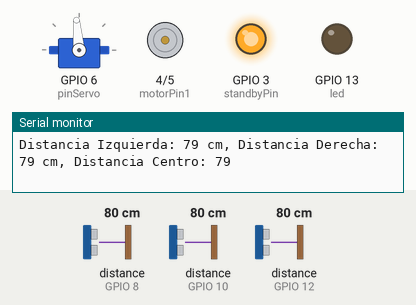
This sketch was run on a simulated ESP32-S3. Shown: servo, motor-driver pin pairs drawn as motors (green arrow = first pin HIGH = forward, orange = second pin HIGH = backward, longer = more drive, scaled by the enable pin, stopped while the standby pin is LOW), output pins drawn as LEDs (lit = HIGH), the last lines printed to the serial monitor. Wiring (inferred from the names in the program): 3 × ultrasonic range finder: trigger GPIO 7, echo GPIO 8 / trigger GPIO 9, echo GPIO 10 / trigger GPIO 11, echo GPIO 12. The test bench sets the inputs (shaded band); at power-on: distance to the obstacle (sensors on GPIO 8, GPIO 12, GPIO 10) 80 cm. The echo pulse lasts 58.3 µs per cm; pins used as bus, display or sensor lines are not drawn.

Above: at 1.8 s.
1.9 s: distance to the obstacle (sensor on GPIO 8) set to 39 cm
4.9 s: distance to the obstacle (sensor on GPIO 8) set to 33 cm
At 5.3 s:
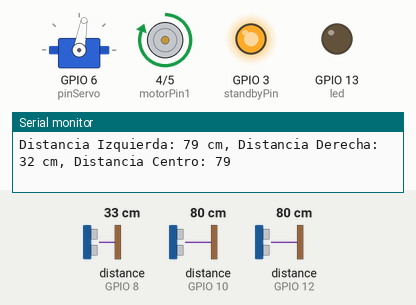
6.4 s: distance to the obstacle (sensor on GPIO 12) set to 38 cm
9.4 s: distance to the obstacle (sensor on GPIO 12) set to 32 cm
At 10.3 s:
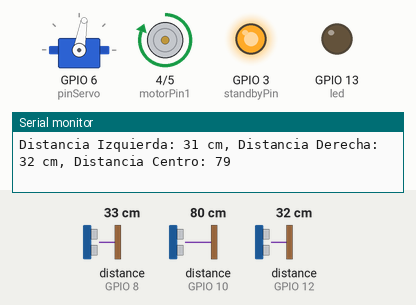
12.4 s: distance to the obstacle (sensor on GPIO 8) set to 120 cm
At 12.8 s:
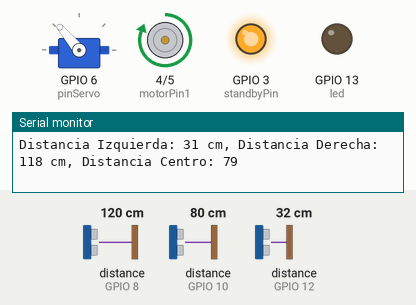
15.4 s: distance to the obstacle (sensor on GPIO 10) set to 4 cm
17.8 s: distance to the obstacle (sensor on GPIO 10) set to 2 cm
At 18.6 s:
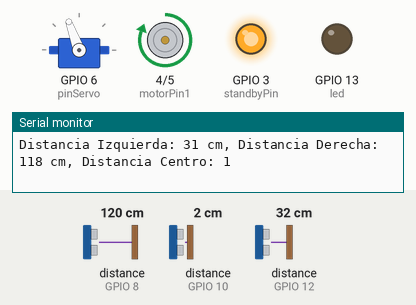
Timing chart, 0 to 20.8 s (numbered marks = the images above; inputs shaded):
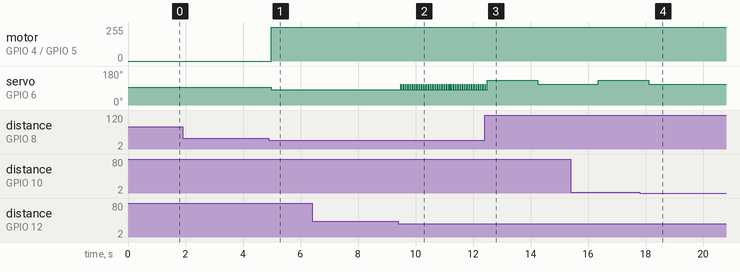

Measured:
- the behaviour switches between 36 and 35 cm on distance to the obstacle (sensor on GPIO 8) (found by bisection; images 0 and 1)
- the behaviour switches between 36 and 35 cm on distance to the obstacle (sensor on GPIO 12) (found by bisection; images 1 and 2)
- the behaviour switches between 3 and 2 cm on distance to the obstacle (sensor on GPIO 10) (found by bisection; images 3 and 4)
- after the input at 4.9 s, motor on GPIO 4 (motorPin1) / GPIO 5 (motorPin2): stopped → forward 255/255 after 0.08 s; servo on GPIO 6 (pinServo): 95° → 80° after 0.08 s
- after the input at 9.4 s, servo on GPIO 6 (pinServo): alternates 110° for 0.01 s and 80° for 0.07 s, starting after 0.09 s
- after the input at 17.8 s, servo on GPIO 6 (pinServo): goes on until 18.1 s, then stays 110°

The sketch:

previous_car_open_challenge.ino
```cpp
// Library for using the servo motor on the Arduino Nano ESP32
#include <ESP32Servo.h> // This library provides an interface to control servo motors with ESP32-based boards.

// The 3 ultrasonic sensors pin declaration
// Left ultrasonic sensor pins
const int trigIzquierdo = 11; // Trigger pin for the left ultrasonic sensor
const int echoIzquierdo = 12; // Echo pin for the left ultrasonic sensor

// Center ultrasonic sensor pins
const int trigCentro = 9; // Trigger pin for the center ultrasonic sensor
const int echoCentro = 10; // Echo pin for the center ultrasonic sensor

// Right ultrasonic sensor pins
const int trigDerecho = 7; // Trigger pin for the right ultrasonic sensor
const int echoDerecho = 8; // Echo pin for the right ultrasonic sensor

// LED pin (indicated with a question mark "quejesto???", possibly for debugging or signaling)
const int led = 13; // Pin connected to an LED, likely used to indicate a specific event or condition

// TB6612 motor driver pins
const int motorPin1 = 4; // Pin connected to IN1 of the TB6612 motor driver
const int motorPin2 = 5; // Pin connected to IN2 of the TB6612 motor driver
const int enablePin = 2; // PWM pin to control motor speed
const int standbyPin = 3; // STBY pin to activate/deactivate the motor driver

// Servo and its angles
Servo servoDireccion; // Declares the servo motor as "servoDireccion"
const int pinServo = 6; // Pin where the servo motor is connected
const int anguloIzquierda = 60; // Angle for turning the servo to the left
const int anguloCentro = 95; // Center angle of the servo (neutral position)
const int anguloDerecha = 130; // Angle for turning the servo to the right

// Variable to store the lane number, initialized to 0
int carril = 0;

// Variable for detecting curves, initialized to 0
int curva = 0;

unsigned long tiempoUltimaAccion = 0; // Stores the time of the last action
const long bloqueoTiempo = 2000; // Time block for 2 seconds to avoid frequent actions

// Variables for storing the distances measured by each ultrasonic sensor
long distanciaIzquierdo;
long distanciaCentro;
long distanciaDerecho;

// Function to measure distance using an ultrasonic sensor
long medirDistancia(int trigPin, int echoPin) {
  // Send out a pulse
  digitalWrite(trigPin, LOW);
  delayMicroseconds(2);
  digitalWrite(trigPin, HIGH);
  delayMicroseconds(10);
  digitalWrite(trigPin, LOW);

  // Measure the duration of the echo pulse
  long duracion = pulseIn(echoPin, HIGH);

  // Convert the duration into distance (in centimeters)
  long distancia = duracion * 0.034 / 2;

  return distancia;
}


// Function to make the motor move forward
void avanzar(int velocidad) {
  digitalWrite(motorPin1, HIGH); // Set IN1 to high
  digitalWrite(motorPin2, LOW);  // Set IN2 to low
  analogWrite(enablePin, velocidad); // Apply the speed using PWM
}

// Function to stop the motor
void detenerMotor() {
  digitalWrite(motorPin1, LOW); // Set both IN1 and IN2 to low to stop the motor
  digitalWrite(motorPin2, LOW);
  analogWrite(enablePin, 0); // Stop the PWM signal
}

// Function executed once at the beginning
void setup() {
  // Initialize serial communication at a baud rate of 9600
  Serial.begin(9600);
  delay(500); // Short delay to ensure serial communication is ready

  // Set the pins for the ultrasonic sensors
  pinMode(trigIzquierdo, OUTPUT);
  pinMode(echoIzquierdo, INPUT);
  pinMode(trigCentro, OUTPUT);
  pinMode(echoCentro, INPUT);
  pinMode(trigDerecho, OUTPUT);
  pinMode(echoDerecho, INPUT);

  // Set the motor and standby pins
  pinMode(motorPin1, OUTPUT);
  pinMode(motorPin2, OUTPUT);
  pinMode(enablePin, OUTPUT);
  pinMode(standbyPin, OUTPUT);
  pinMode(led, OUTPUT); // Set the LED pin

  // Activate the motor driver (take it out of standby mode)
  digitalWrite(standbyPin, HIGH);

  // Attach and initialize the servo motor
  servoDireccion.attach(pinServo);
  servoDireccion.write(anguloCentro); // Start the servo in the center position

  // Measure distances from all ultrasonic sensors
  distanciaIzquierdo = medirDistancia(trigIzquierdo, echoIzquierdo);
  distanciaCentro = medirDistancia(trigCentro, echoCentro);
  distanciaDerecho = medirDistancia(trigDerecho, echoDerecho);
  delay(100); // Small delay

  // Print out the measured distances for debugging
  Serial.print("Distancia Izquierdo: ");
  Serial.println(distanciaIzquierdo);
  Serial.print("Distancia Centro: ");
  Serial.println(distanciaCentro);
  Serial.print("Distancia Derecho: ");
  Serial.println(distanciaDerecho);

  // Check distances to determine the lane based on sensor readings
  if (distanciaIzquierdo < 70 && distanciaCentro < 150) {
    carril = 3; // Set lane to 3 if both left and center distances meet the condition
    digitalWrite(led, HIGH); // Turn on the LED
  }
  if (distanciaIzquierdo < 50 && distanciaCentro < 150) {
    carril = 2; // Set lane to 2 if left distance is smaller
    digitalWrite(led, HIGH); // Turn on the LED
  }
  if (distanciaIzquierdo < 30 && distanciaCentro < 150) {
    carril = 1; // Set lane to 1 if left distance is even smaller
    digitalWrite(led, HIGH); // Turn on the LED
  }

  // Print the current lane number
  Serial.print("Carril: ");
  Serial.println(carril); // Print the lane value with a line break
}

// Main loop function, runs repeatedly
void loop() {
  // Measure distances from all ultrasonic sensors
  distanciaIzquierdo = medirDistancia(trigIzquierdo, echoIzquierdo);
  distanciaCentro = medirDistancia(trigCentro, echoCentro);
  distanciaDerecho = medirDistancia(trigDerecho, echoDerecho);

  // Get the current time (in milliseconds)
  unsigned long tiempoActual = millis();

  // Print the sensor distances
  Serial.print("Distancia Izquierda: ");
  Serial.print(distanciaIzquierdo);
  Serial.print(" cm, Distancia Derecha: ");
  Serial.print(distanciaDerecho);
  Serial.print(" cm, Distancia Centro: ");
  Serial.println(distanciaCentro);

  // Condition to turn right if the left sensor detects an obstacle far away but the center is close
  if (tiempoActual - tiempoUltimaAccion >= bloqueoTiempo) {
    if (distanciaIzquierdo > 150 && distanciaCentro < 75 && distanciaIzquierdo < 500 && distanciaCentro > 1) {
      servoDireccion.write(anguloIzquierda); // Turn the servo to the left
      delay(1000);  // Delay to allow turning
      servoDireccion.write(anguloCentro); // Return servo to center
      tiempoUltimaAccion = millis(); // Update the last action time
      curva += 1; // Increment the curve count
    }

    // Condition to turn left if the right sensor detects an obstacle far away but the center is close
    if (distanciaDerecho > 110 && distanciaCentro < 120 && distanciaDerecho < 500 && distanciaCentro > 1) {
      servoDireccion.write(anguloDerecha); // Turn the servo to the right
      delay(1750);  // Delay for turning
      servoDireccion.write(anguloCentro); // Return the servo to the center
      tiempoUltimaAccion = millis(); // Update the last action time
      curva += 1; // Increment the curve count
    }
  }

  // If an object is detected on the left at less than 35 cm, make a small adjustment
  if (distanciaIzquierdo < 35 && distanciaIzquierdo > 1) {
    servoDireccion.write(110); // Turn to 110 slightly to the left to separate wall
    avanzar(255); // Move forward at full speed for a short time
    delay(10);
  }

  // If an object is detected on the right at less than 35 cm, make a small adjustment
  if (distanciaDerecho < 35 && distanciaDerecho > 1) {
    servoDireccion.write(80); // Turn to 80 degrees
    avanzar(255); // Move forward at full speed for a short time
    delay(10);
  }

  // Special maneuver for lane 1 after 12 curves
  if (curva == 12 && carril == 1) {
    servoDireccion.write(95); // Center the servo
    delay(400);
    servoDireccion.write(80); // Turn slightly left
    delay(1000);
    detenerMotor(); // Stop the motor for 60 seconds
    delay(60000);
    servoDireccion.write(60); // Further left adjustment
    avanzar(255); // Move forward at full speed for 1.5 seconds
    delay(1500);
  }

  // Special maneuver for lane 2 after 12 curves
  if (curva == 12 && carril == 2) {
    servoDireccion.write(95); // Center the servo
    delay(400);
    servoDireccion.write(110); // Turn slightly right
    delay(1000);
    detenerMotor(); // Stop the motor for 60 seconds
    delay(60000);
    servoDireccion.write(125); // Further right adjustment
    avanzar(255); // Move forward at full speed for 1.5 seconds
    delay(1500);
  }

  // Reset the curve count after executing the special maneuver
  if (curva >= 12) {
    curva = 0; // Reset the curve count
  }
}
```
